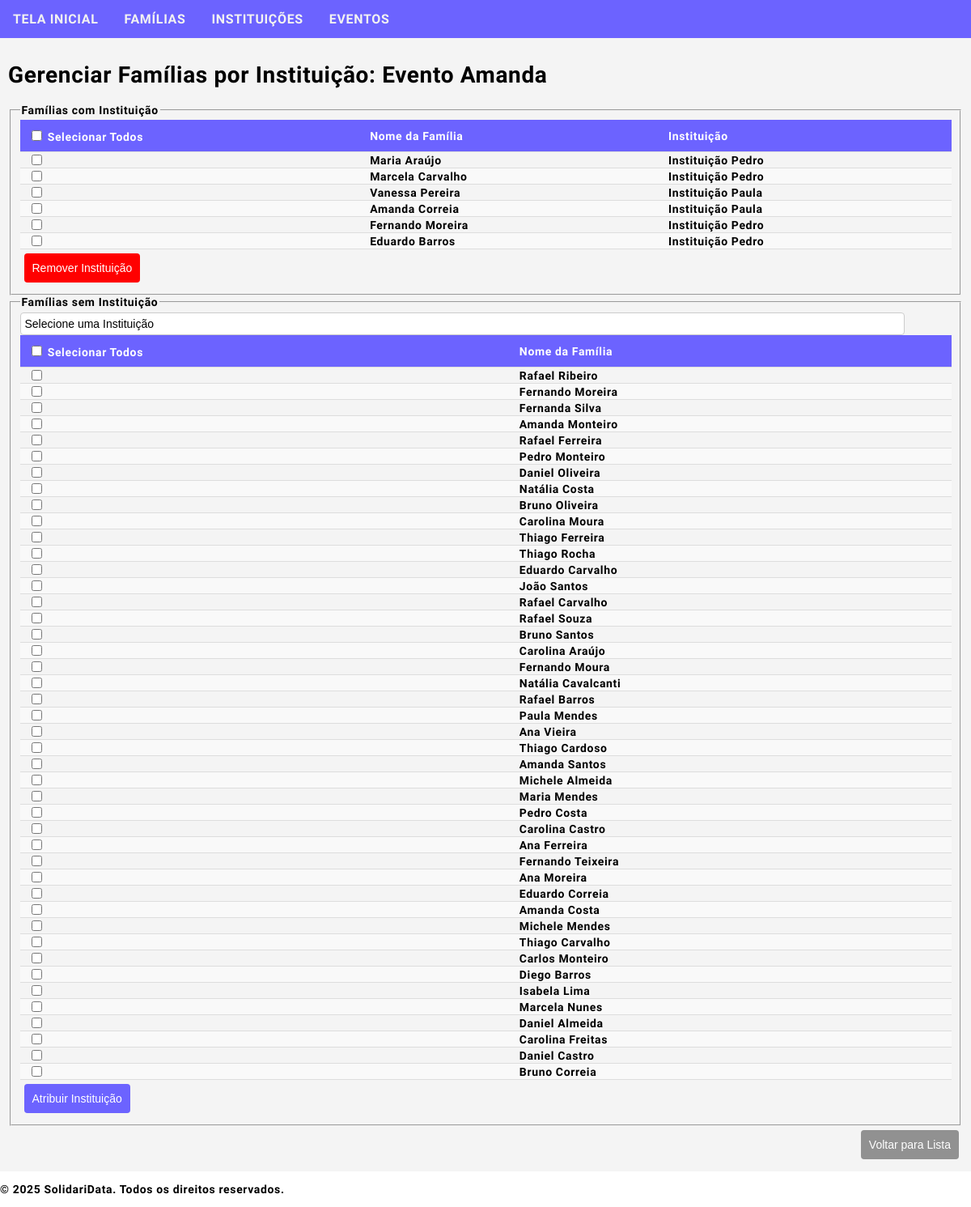
Page /sdata/events/23/manage-family-institution/ on the earlier database version.
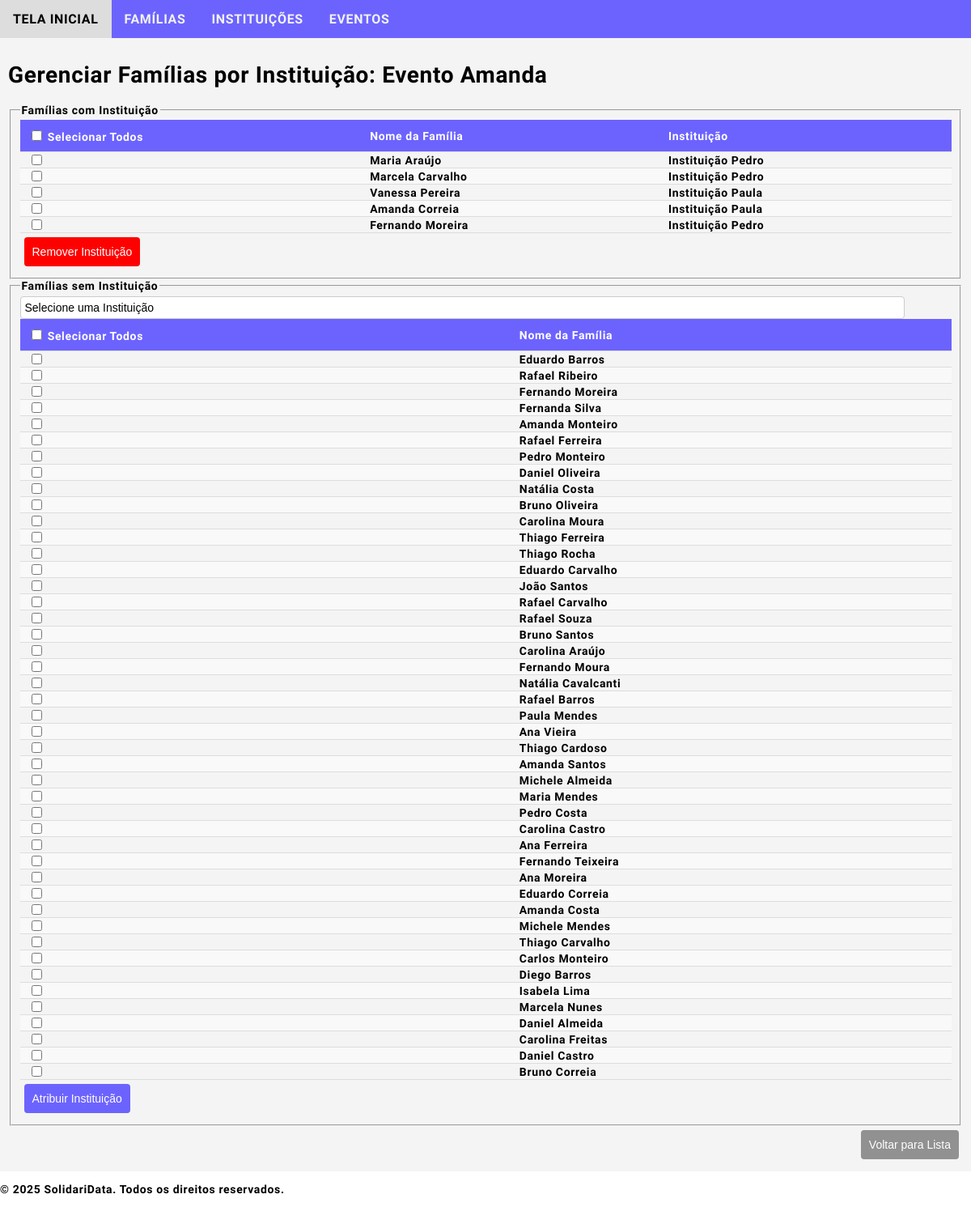
Same page on the later database version.
### sdata/models.py (models this page shows, shortened)
class FamilyEventInstitution(models.Model):
    family_event = models.OneToOneField(FamilyEvent, on_delete=models.CASCADE, related_name="institution_assignment", db_index=True)
    institution = models.ForeignKey(Institution, on_delete=models.CASCADE, related_name="assigned_family_events", db_index=True)
    assigned_date = models.DateTimeField(auto_now_add=True)
    served = models.BooleanField(default=False)

class FamilyEvent(models.Model):
    family_event_id = models.AutoField(primary_key=True)
    family_event_family = models.ForeignKey(Family, on_delete=models.CASCADE, related_name="family_events", db_index=True)
    family_event_event = models.ForeignKey(Event, on_delete=models.CASCADE, related_name="family_events", db_index=True)
    family_event_registration_date = models.DateTimeField(auto_now_add=True)
    served = models.BooleanField(default=False)  # Field to track if the family was served

class Family(models.Model):
    BRAZILIAN_STATES = [('AC', 'Acre'),('AL', 'Alagoas'),('AP', 'Amapá'),('AM', 'Amazonas'),('BA', 'Bahia'),('CE', 'Ceará'),
        ('DF', 'Distrito Federal'),('ES', 'Espírito Santo'),('GO', 'Goiás'),('MA', 'Maranhão'),('MT', 'Mato Grosso'),
        ('MS', 'Mato Grosso do Sul'),('MG', 'Minas Gerais'),('PA', 'Pará'),('PB', 'Paraíba'),('PR', 'Paraná'),('PE', 'Pernambuco'),
        ('PI', 'Piauí'),('RJ', 'Rio de Janeiro'),('RN', 'Rio Grande do Norte'),('RS', 'Rio Grande do Sul'),('RO', 'Rondônia'),
        ('RR', 'Roraima'),('SC', 'Santa Catarina'),('SP', 'São Paulo'),('SE', 'Sergipe'),('TO', 'Tocantins'),
    ]
    family_id = models.AutoField(primary_key=True)
    family_representative_name = models.CharField(max_length=100, db_index=True)
    family_representative_gender = models.CharField(max_length=10, choices=[('masculino', 'Masculino'), ('feminino', 'Feminino'), ('outro', 'Outro')], blank=True)
    family_representative_birthdate = models.DateField(null=True, blank=True)
    family_representative_id = models.CharField(max_length=14, unique=True)
    family_address_street = models.CharField(max_length=65)
    family_address_number = models.CharField(max_length=10)
    family_address_neighborhood = models.CharField(max_length=65)
    family_address_city = models.CharField(max_length=65)
    family_address_state = models.CharField(max_length=2, choices=BRAZILIAN_STATES, blank=True, default='SP')
    family_address_zipcode = models.CharField(max_length=10, blank=True)
    family_address_complement = models.CharField(max_length=255, blank=True)
    family_phone = models.CharField(max_length=15, blank=True)
    family_note = models.TextField(blank=True)
    family_created = models.DateTimeField(auto_now_add=True)
    family_updated = models.DateTimeField(auto_now=True)

class Institution(models.Model):
    institution_id = models.AutoField(primary_key=True)
    institution_name = models.CharField(max_length=100, db_index=True)
    institution_type = models.CharField(max_length=11, choices=[('comunitária', 'Comunitária'), ('privada', 'Privada'), ('pública', 'Pública'), ('religiosa', 'Religiosa'), ('outra', 'Outra')], blank=True)
    institution_cnpj = models.CharField(max_length=18, unique=True, blank=True)
    institution_address_street = models.CharField(max_length=65)
    institution_address_number = models.CharField(max_length=10)
    institution_address_neighborhood = models.CharField(max_length=65)
    institution_address_city = models.CharField(max_length=65)
    institution_address_state = models.CharField(max_length=2, choices=Family.BRAZILIAN_STATES, blank=True, default='SP')
    institution_address_zipcode = models.CharField(max_length=10, blank=True)
    institution_address_complement = models.CharField(max_length=255, blank=True)
    institution_phone = models.CharField(max_length=15, blank=True)
    institution_email = models.EmailField(blank=True)
    institution_website = models.URLField(blank=True)
    institution_social_media = models.CharField(max_length=255, blank=True)
    institution_description = models.TextField(blank=True)
    institution_note = models.TextField(blank=True)
    institution_created = models.DateTimeField(auto_now_add=True)
    institution_updated = models.DateTimeField(auto_now=True)

### sdata/views.py (the view, shortened to what this page needs)
# urls.py: path('sdata/events/<int:event_pk>/manage-family-institution/', views.manage_family_institution, name='manage_family_institution'),
def manage_family_institution(request, event_pk):
    event = get_object_or_404(Event, pk=event_pk)
    families_with_institution = FamilyEventInstitution.objects.filter(family_event__family_event_event=event)
    families_without_institution = FamilyEvent.objects.filter(family_event_event=event).exclude(
        pk__in=families_with_institution.values_list('family_event', flat=True)
    )
    institutions = Institution.objects.filter(institution_events__institution_event_event=event)
    return render(request, 'sdata/manage_family_institution.html', {
        'event': event,
        'families_with_institution': families_with_institution,
        'families_without_institution': families_without_institution,
        'institutions': institutions,
    })

### sdata/templates/sdata/manage_family_institution.html (shortened to what this page needs)
{% extends "sdata/base.html" %}
{% block content %}
<h1>Gerenciar Famílias por Instituição: {{ event.event_name }}</h1>
<fieldset>
    <legend>Famílias com Instituição</legend>
    <form id="unassign-form" method="post">
        <table id="families_with_institution_table">
            <thead>
                <tr>
                    <th>
                        <input type="checkbox" id="select_all_with_institution" onclick="toggleSelectAll(this, 'with-institution-checkbox')">
                        Selecionar Todos
                    </th>
                    <th>Nome da Família</th>
                    <th>Instituição</th>
                </tr>
            </thead>
            <tbody>
                {% for assignment in families_with_institution %}
                <tr>
                    <td><input type="checkbox" name="selected_families" value="{{ assignment.family_event.pk }}" class="with-institution-checkbox"></td>
                    <td>{{ assignment.family_event.family_event_family.family_representative_name }}</td>
                    <td>{{ assignment.institution.institution_name }}</td>
                </tr>
                {% endfor %}
            </tbody>
        </table>
        <button type="button" class="btn-danger" onclick="unassignInstitution()">Remover Instituição</button>
    </form>
</fieldset>
<fieldset>
    <legend>Famílias sem Instituição</legend>
    <form id="assign-form" method="post">
        <select id="institution_select" name="selected_institution">
            <option value="">Selecione uma Instituição</option>
        </select>
        <table id="families_without_institution_table">
            <thead>
                <tr>
                    <th>
                        <input type="checkbox" id="select_all_without_institution" onclick="toggleSelectAll(this, 'without-institution-checkbox')">
                        Selecionar Todos
                    </th>
                    <th>Nome da Família</th>
                </tr>
            </thead>
            <tbody>
                {% for family_event in families_without_institution %}
                <tr>
                    <td><input type="checkbox" name="selected_families" value="{{ family_event.pk }}" class="without-institution-checkbox"></td>
                    <td>{{ family_event.family_event_family.family_representative_name }}</td>
                </tr>
                {% endfor %}
            </tbody>
        </table>
        <button type="button" class="btn-primary" onclick="assignInstitution()">Atribuir Instituição</button>
    </form>
</fieldset>
<div class="form-actions">
    <button type="button" class="btn-secondary" onclick="window.location.href='{% url 'event_family_list' event.pk %}'">
        Voltar para Lista
    </button>
</div>
{% endblock %}

Differences in the rows shown:
removed FamilyEventInstitution: family_event.family_event_family.family_representative_name "Eduardo Barros", institution.institution_name "Instituição Pedro"
now on this page (row unchanged): FamilyEvent: family_event_family.family_representative_name "Eduardo Barros"
